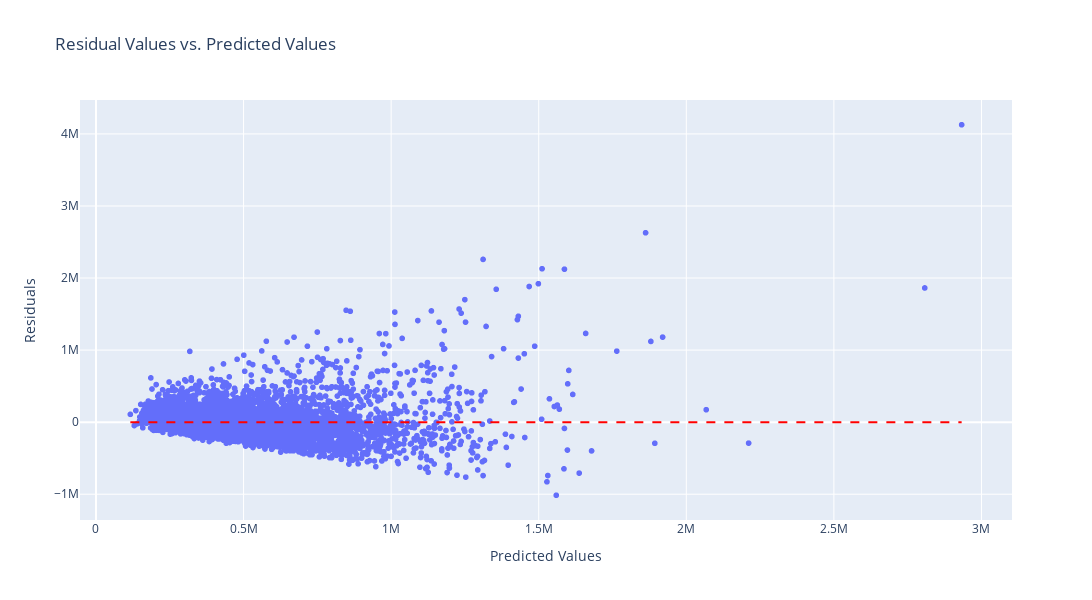

Notebook source saved alongside this figure:
### Markdown cell above
### RMSE value in traning data higher than RMSR value in test data that mean our model can handling the actual value better and its has good regularization .

### Code cell
import plotly.express as px
import numpy as np

# Assuming you have y_test and y_pred_test as your true and predicted data
# Calculate residuals
residuals = np.array(y_test) - np.array(y_pred_test)

# Create the scatter plot
fig = px.scatter(x=y_pred_test, y=residuals, title='Residual Values vs. Predicted Values',
                 labels={'x': 'Predicted Values', 'y': 'Residuals'})

# Add a horizontal line at y=0 for reference
fig.add_shape(type='line', x0=min(y_pred_test), x1=max(y_pred_test), y0=0, y1=0,
              line=dict(color='red', dash='dash'))
fig.update_layout(width=1200,height=600)

fig.show()

### Figure 1 — Plotly figure (JSON) as saved in the notebook; plotly's stock layout.template omitted (floating-point values rounded to 4 significant figures; data arrays with more than 128 entries replaced by an {"elided": "..."} marker saying what was removed)
{"data": [{"hovertemplate": "Predicted Values=%{x}<br>Residuals=%{y}<extra></extra>", "legendgroup": "", "marker": {"color": "#636efa", "symbol": "circle"}, "mode": "markers", "name": "", "showlegend": false, "type": "scattergl", "x": {"elided": "5400 float values"}, "xaxis": "x", "y": {"elided": "5400 float values"}, "yaxis": "y"}], "layout": {"height": 600, "legend": {"tracegroupgap": 0}, "shapes": [{"line": {"color": "red", "dash": "dash"}, "type": "line", "x0": 116400.0, "x1": 2933000.0, "y0": 0, "y1": 0}], "title": {"text": "Residual Values vs. Predicted Values"}, "width": 1200, "xaxis": {"anchor": "y", "domain": [0, 1], "title": {"text": "Predicted Values"}}, "yaxis": {"anchor": "x", "domain": [0, 1], "title": {"text": "Residuals"}}}}
